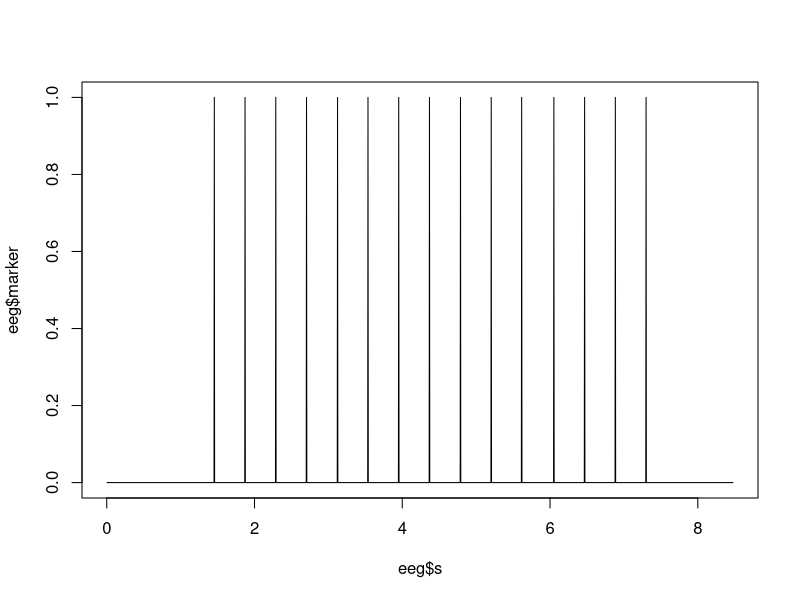

Write R code to recreate this figure.
library(tidyverse)

#eeg <- read_delim("./testData_250Hz.csv", col_names = FALSE) %>%
# bei cyton ist Kanal 24 der Markerkanal
# bei synthetic ist 32 der Markerkanal
eeg <- read_delim("./syntheticTest_250Hz.csv", col_names = FALSE) %>%
    select(X2:X9, X32) %>%
  mutate(point = 1:nrow(.),
         s = point * 1/250) %>%
  select(point, s, "Fp2" = X2, "FP2" = X3, "Fpz" = X4,
         "P7" = X5, "TP8" = X6, "P8" = X7, "Oz" = X8, 
         "TP7" = X9, "marker" = X32)
  
plot(eeg$s, eeg$marker, type='l')
  
